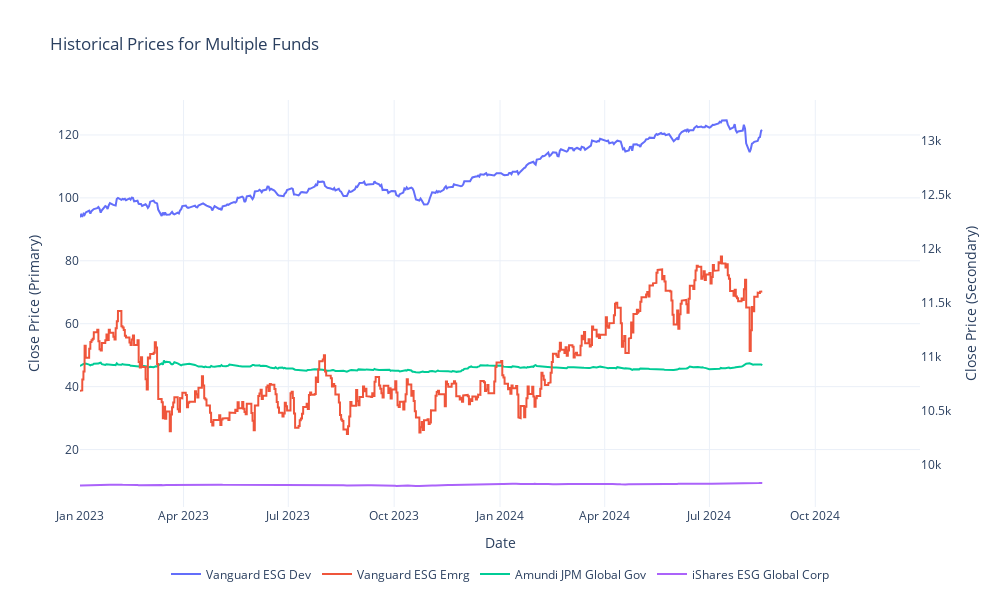

This figure's notebook cell:
### Markdown cell above
## Merge with Yahoo Finance data for tracking the evolution of the indexes

Let's merge the Index Capital data with the historical information the fund invested. Below the list of the funds and its code in Yahoo Finance:

### Funds

- Vanguard ESG Dev. World Stk Idx Eur -Ins Plus (VGWL.DE)
- Vanguard ESG Emrg Mk Stk Idx Eur -Ins Plus (0P0001K1DR.L)
- Amundi JPM Global Gov Bnd Idx Eur Hdg (GGOV.MI)
- iShares ESG Global Corp Bnd Idx Eur Hdg (0P0001JAFO.F)

### Code cell
# Define the tickers
tickers = {
    'Vanguard ESG Dev': 'VGWL.DE',
    'Vanguard ESG Emrg': '0P0001K1DR.L',
    'Amundi JPM Global Gov': 'GGOV.MI',
    'iShares ESG Global Corp': '0P0001JAFO.F'
}

# Fetch historical data for each ticker
historical_data = {}
for name, ticker in tickers.items():
    data = yf.Ticker(ticker).history(period="max")['Close']
    historical_data[name] = data

# Combine all data into a single DataFrame, aligning on the date index
merged_data = pd.concat(historical_data.values(), axis=1, keys=historical_data.keys())

# Forward fill and backward fill any missing values to maintain continuity
merged_data = merged_data.ffill().bfill()

# Create a plotly figure
fig = go.Figure()

# Add a trace for each ticker
for name in merged_data.columns:
    if name == 'Vanguard ESG Emrg':
        # Add a trace with a secondary y-axis for '0P0001K1DRL'
        fig.add_trace(go.Scatter(x=merged_data.index, y=merged_data[name], mode='lines', name=name, yaxis="y2"))
    else:
        fig.add_trace(go.Scatter(x=merged_data.index, y=merged_data[name], mode='lines', name=name))

# Customize layout
fig.update_layout(
    title='Historical Prices for Multiple Funds',
    xaxis_title='Date',
    yaxis_title='Close Price',
    yaxis=dict(title='Close Price (Primary)', side='left'),
    yaxis2=dict(title='Close Price (Secondary)', side='right', overlaying='y', showgrid=False),
    xaxis=dict(range=['2023-01-01', '2024-12-31']),
    template='plotly_white',  # Changed to a white background theme
    width=1000,
    height=600,
     legend=dict(
        orientation="h",  # Horizontal orientation
        yanchor="bottom",  # Align legend to the bottom
        y=-0.2,  # Position below the x-axis
        xanchor="center",  # Center the legend
        x=0.5  # Centered horizontally
    )
)

# Display the plot
fig.show()

### Figure 1 — Plotly figure (JSON) as saved in the notebook; plotly's stock layout.template omitted (floating-point values rounded to 4 significant figures; data arrays with more than 128 entries replaced by an {"elided": "..."} marker saying what was removed)
{"data": [{"mode": "lines", "name": "Vanguard ESG Dev", "type": "scatter", "x": {"elided": "2906 str values"}, "y": {"elided": "2906 float values"}}, {"mode": "lines", "name": "Vanguard ESG Emrg", "type": "scatter", "x": {"elided": "2906 str values"}, "y": {"elided": "2906 float values"}, "yaxis": "y2"}, {"mode": "lines", "name": "Amundi JPM Global Gov", "type": "scatter", "x": {"elided": "2906 str values"}, "y": {"elided": "2906 float values"}}, {"mode": "lines", "name": "iShares ESG Global Corp", "type": "scatter", "x": {"elided": "2906 str values"}, "y": {"elided": "2906 float values"}}], "layout": {"height": 600, "legend": {"orientation": "h", "x": 0.5, "xanchor": "center", "y": -0.2, "yanchor": "bottom"}, "title": {"text": "Historical Prices for Multiple Funds"}, "width": 1000, "xaxis": {"range": ["2023-01-01", "2024-12-31"], "title": {"text": "Date"}, "type": "date"}, "yaxis": {"autorange": true, "range": [1.731, 131.1], "side": "left", "title": {"text": "Close Price (Primary)"}, "type": "linear"}, "yaxis2": {"autorange": true, "overlaying": "y", "range": [9606.0, 13380.0], "showgrid": false, "side": "right", "title": {"text": "Close Price (Secondary)"}, "type": "linear"}}}
